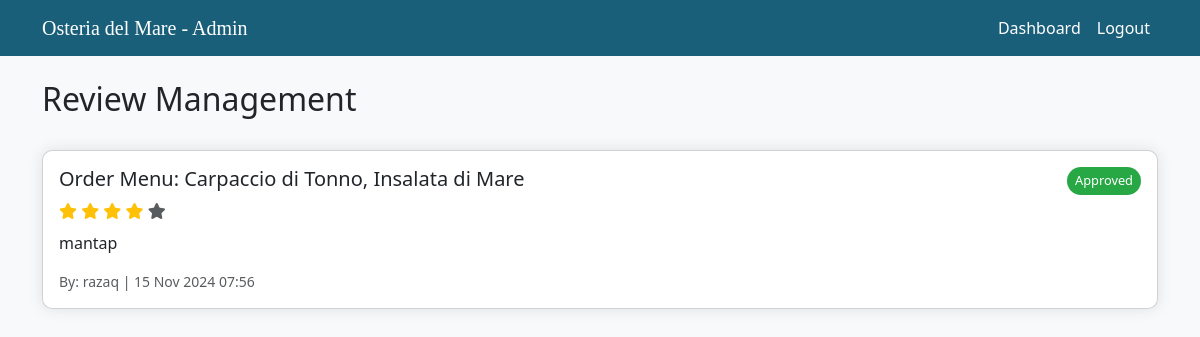
Screenshot of /admin/reviews.php (signed in) with the database file from the repository.
### tables this page shows
CREATE TABLE `review` (
  `id` int(11) NOT NULL,
  `pesan_id` int(11) DEFAULT NULL,
  `customer_name` varchar(100) NOT NULL,
  `rating` int(11) NOT NULL CHECK (`rating` >= 1 and `rating` <= 5),
  `review_text` text DEFAULT NULL,
  `review_date` timestamp NOT NULL DEFAULT current_timestamp(),
  `status` enum('approved','pending','rejected') DEFAULT 'pending'
);

CREATE TABLE `pesan` (
  `id` int(11) NOT NULL,
  `order_date` timestamp NOT NULL DEFAULT current_timestamp(),
  `total_amount` decimal(10,2) NOT NULL,
  `status` enum('pending','completed','cancelled') DEFAULT 'pending',
  `customer_name` varchar(100) DEFAULT NULL,
  `customer_contact` varchar(50) DEFAULT NULL,
  `customer_email` varchar(100) DEFAULT NULL,
  `notes` text DEFAULT NULL
);

### admin/reviews.php (the view, shortened to what this page needs)
<?php
require_once 'database/config.php';
try {
    $stmt = $pdo->query("SELECT r.*, p.customer_name,
                         GROUP_CONCAT(m.nama SEPARATOR ', ') as menu_names
                         FROM review r
                         JOIN pesan p ON r.pesan_id = p.id
                         JOIN pesan_detail pd ON p.id = pd.pesan_id
                         JOIN menu m ON pd.menu_id = m.id
                         GROUP BY r.id
                         ORDER BY r.review_date DESC");
    $reviews = $stmt->fetchAll();
} catch(PDOException $e) {
    echo "Error: " . $e->getMessage();
    die();
}
?>
<!DOCTYPE html>
<html lang="en">
<head>
    <link href="https://cdn.jsdelivr.net/npm/bootstrap@5.3.0/dist/css/bootstrap.min.css" rel="stylesheet">
    <link rel="stylesheet" href="https://cdnjs.cloudflare.com/ajax/libs/font-awesome/6.0.0/css/all.min.css">
</head>
<body class="bg-light">
    <nav class="navbar navbar-expand-lg mb-4">
        <div class="container">
            <a class="navbar-brand" href="#">Osteria del Mare - Admin</a>
            <div class="collapse navbar-collapse" id="navbarNav">
                <ul class="navbar-nav ms-auto">
                    <li class="nav-item">
                        <a class="nav-link" href="dashboard.php">Dashboard</a>
                    </li>
                    <li class="nav-item">
                        <a class="nav-link" href="logout.php">Logout</a>
                    </li>
                </ul>
            </div>
        </div>
    </nav>
    <div class="container">
        <div class="d-flex justify-content-between align-items-center mb-4">
            <h2>Review Management</h2>
        </div>
        <?php foreach($reviews as $review): ?>
            <div class="card review-card">
                <div class="card-body">
                    <div class="d-flex justify-content-between align-items-start">
                        <div>
                            <h5 class="card-title">Order Menu: <?php echo htmlspecialchars($review['menu_names']); ?></h5>
                            <div class="rating mb-2">
                                <?php for($i = 1; $i <= 5; $i++): ?>
                                    <i class="fas fa-star <?php echo $i <= $review['rating'] ? '' : 'text-muted'; ?>"></i>
                                <?php endfor; ?>
                            </div>
                        </div>
                        <span class="status-badge status-<?php echo $review['status']; ?>">
                            <?php echo ucfirst($review['status']); ?>
                        </span>
                    </div>
                    <p class="card-text"><?php echo nl2br(htmlspecialchars($review['review_text'])); ?></p>
                    <div class="d-flex justify-content-between align-items-center">
                        <small class="text-muted">
                            By: <?php echo htmlspecialchars($review['customer_name']); ?> |
                            <?php echo date('d M Y H:i', strtotime($review['review_date'])); ?>
                        </small>
                    </div>
                </div>
            </div>
        <?php endforeach; ?>
    </div>
</body>
</html>

### admin/reviews.php (style rules this page uses)
.navbar { background-color: #1A5F7A; }
.navbar-brand { color: white !important; font-family: 'Palatino', serif; }
.nav-link { color: white !important; }
.review-card { border-radius: 10px; box-shadow: 0 0 15px rgba(0,0,0,0.1); margin-bottom: 1rem; }
.rating { color: #ffc107; }
.status-badge { padding: 0.25rem 0.5rem; border-radius: 15px; font-size: 0.8rem; }
.status-approved { background-color: #28a745; color: #fff; }

### rows the page displays
review: menu_names "Carpaccio di Tonno, Insalata di Mare", rating 4 (drawn), status "Approved", review_text "mantap", pesan.customer_name "razaq", review_date "15 Nov 2024 07:56"
